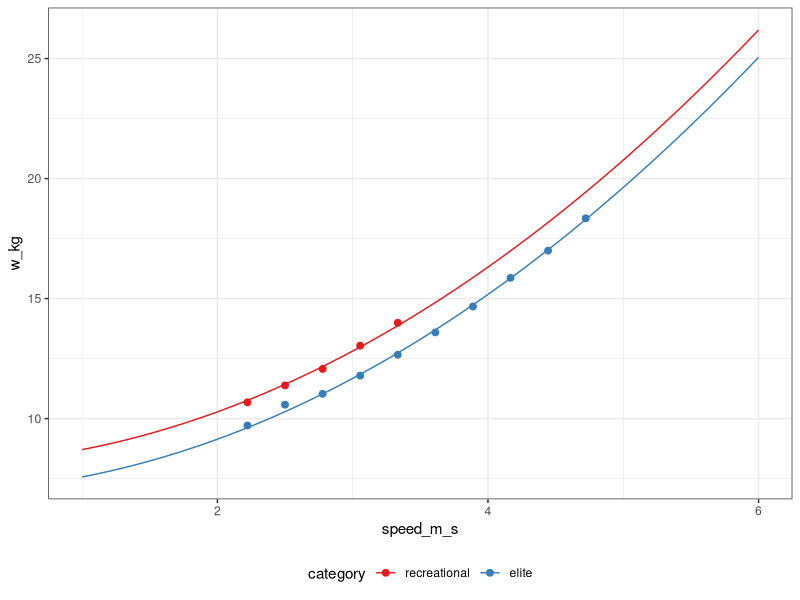
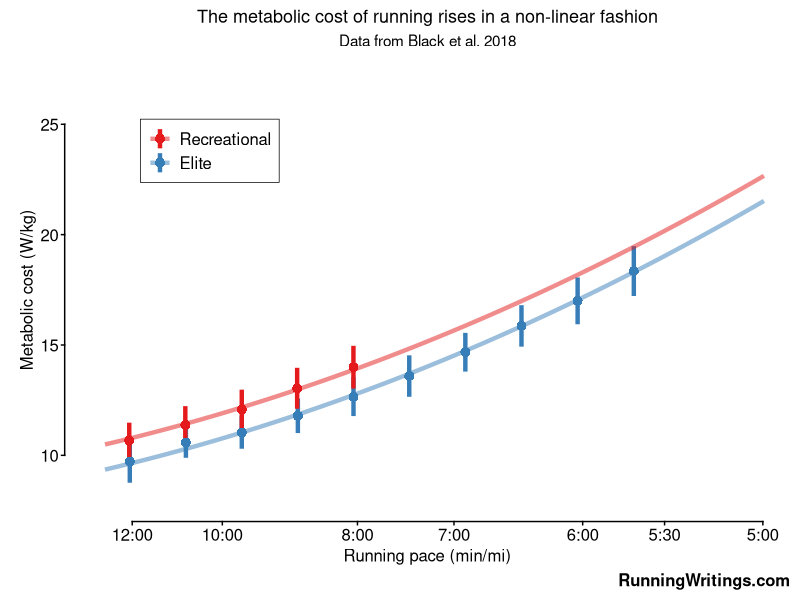
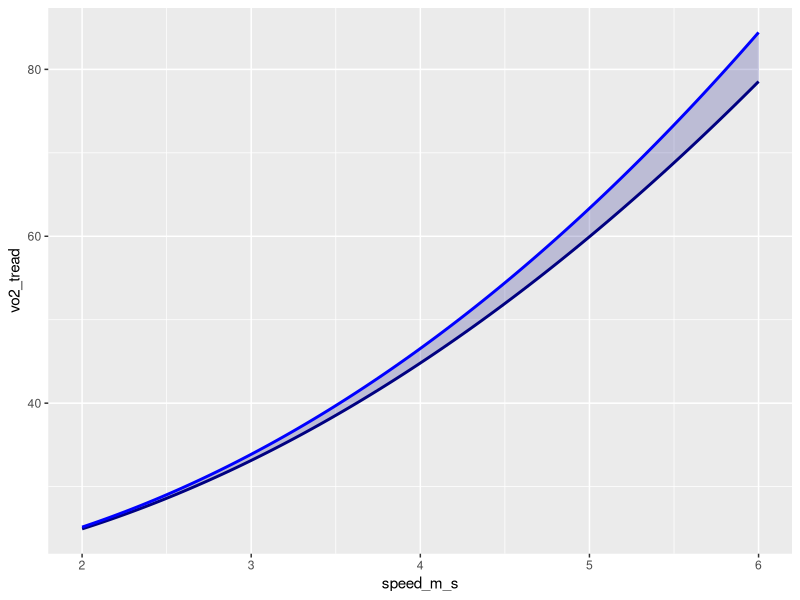
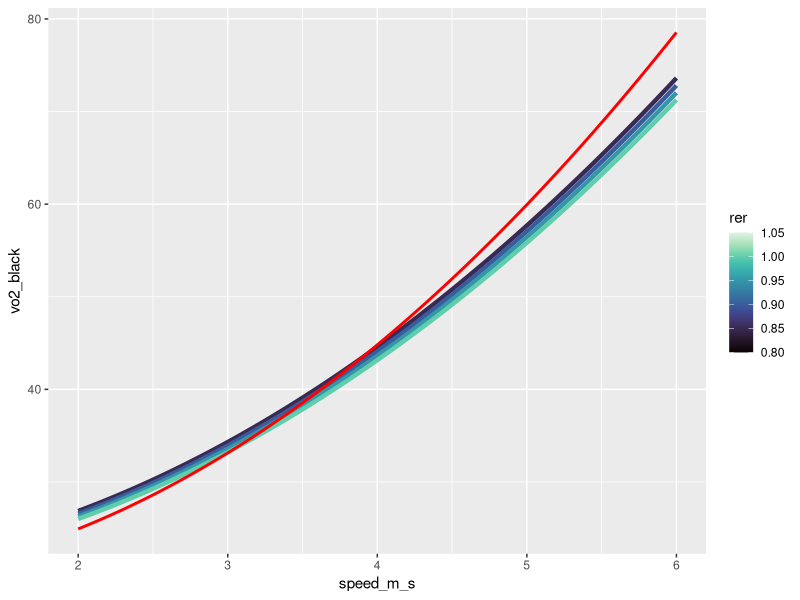
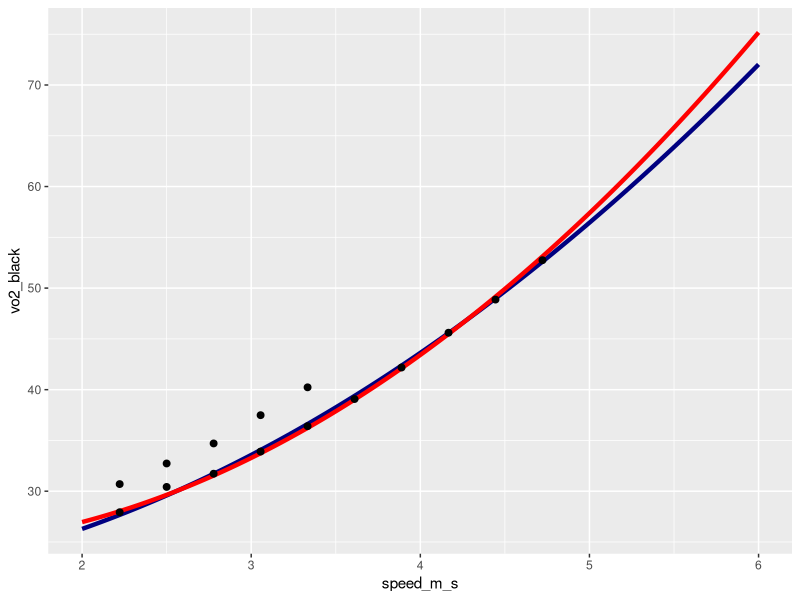
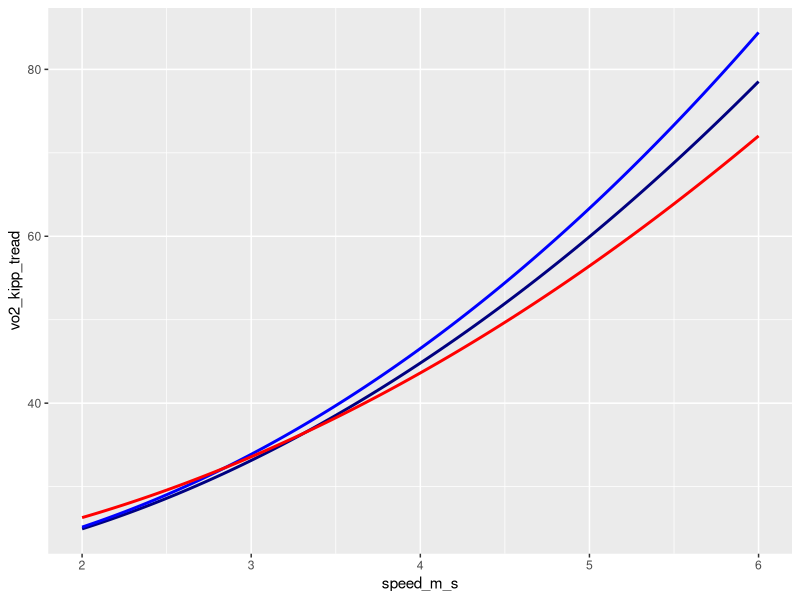
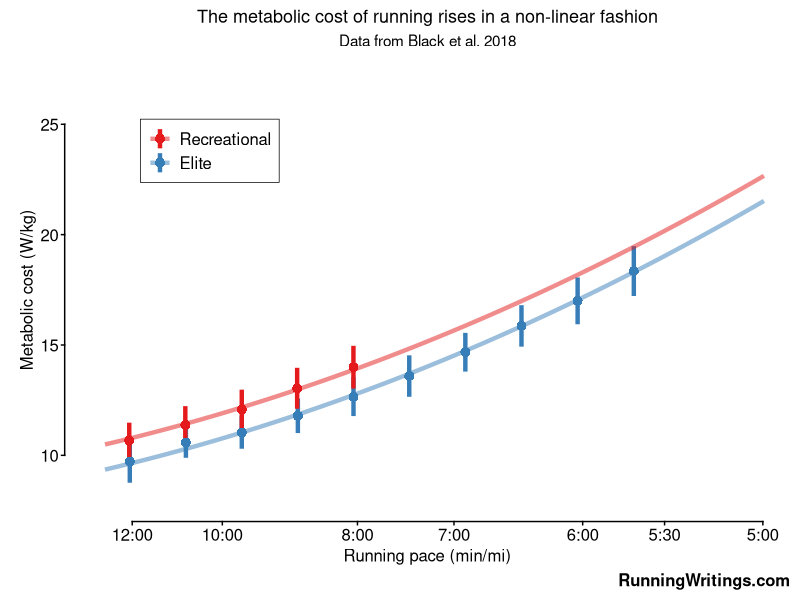

Generate these figures, in order, with R:
#Export black gam



library(mgcv)
library(tidyverse)
library(jsonlite)

n_total <- 24 + 68 #Total N in Black et al. 2018

#Black et al digitized data
df <- read_csv("black_data_all.csv", show_col_types = FALSE) %>%
  #Speed in m/s, Cr in J/kg/m
  mutate(speed_m_s = speed_kmh/3.6,
         energy_j_kg_m = energy_kcal_kg_km*4.184,
         category = factor(category, 
                           levels = c("recreational", "elite"))
  ) %>%
  #SD is average of +/-1 sd
  mutate(st_dev = 0.5*(energy_kcal_kg_km - sd_lower) + 0.5*(sd_upper - energy_kcal_kg_km),
         st_dev_joules = st_dev*4.184) %>%
  #Weights should be (1/variance) * (n_group / n_total), SD squared is variance 
  mutate(reg_weight = 1/(st_dev_joules**2)*n_group*n_total) %>%
  #normalize weights
  mutate(reg_weight = reg_weight/sum(reg_weight)) %>%
  #Energetic cost
  mutate(w_kg = energy_j_kg_m*speed_m_s,
         sd_w_kg = st_dev_joules*speed_m_s)

#Fit a raw polynomial so we can port coefs
poly_fit <- lm(w_kg ~ speed_m_s + I(speed_m_s^2) + category, 
               weights = reg_weight, 
               data = df)

summary(poly_fit)


df_pred <- expand.grid(category = factor(c("recreational", "elite")),
                       speed_m_s = seq(1,6,by=0.01))

df_pred$yhat_black <- predict(poly_fit, newdata = df_pred)



df %>%
  ggplot(aes(x=speed_m_s, y=w_kg, color=category)) + 
  geom_point(size=2) + 
  geom_line(aes(y=yhat_black), data=df_pred) + 
  scale_color_brewer(palette = "Set1") + 
  theme_bw() + 
  theme(legend.position = "bottom")

coef(poly_fit)




# ---------  Plto for blgo post


fnt <- 12
fnt_ax <- 12
fnt_title <- 13

#Axis ticks
tick_wd <- 0.08
arrow_lwd <- 0.4
ant_fnt <- 3.5
ax_lwd <- 0.5


ax_x_fnt <- 10


col_1 <- "#377eb8"
col_2 <- "#e41a1c"

lwd <- 1.5
alf <- 0.1

ant_sz <- 5


# Unify theme
theme_mee <-   theme(plot.title = element_text(hjust=0.5, size = fnt_title),
                     axis.line = element_line(color="black", linewidth=ax_lwd,
                                              lineend = "square"),
                     axis.ticks = element_line(color="black", linewidth=ax_lwd,
                                               lineend = "square"),
                     axis.ticks.length = unit(tick_wd, "cm"),
                     axis.text = element_text(color = "black", size = fnt),
                     axis.title = element_text(color = "black", size = fnt_ax),
                     plot.background = element_rect(fill="white", color="white"),
                     panel.grid = element_line(linewidth=0.25),
                     plot.caption = element_text(size = fnt, face = "bold"))





pt_sz <- 3
lwd_er <- 1.5
lwd_poly <- 1.5
alf_poly <- 0.5

jit_x <- 0.002
jit_seed <- 12345


#Pace breaks

mi_breaks <-c(12,10,8,7,6,5.5,5)
pace_breaks_mi <- 1/(mi_breaks*60/1609.344) #This is in m/s
mi_labs <- sprintf("%d:%02.0f", floor(mi_breaks), 60*(mi_breaks - floor(mi_breaks)))

x_limits <- c(1.9,5.5)
x_breaks <- pace_breaks_mi

y_limits <- c(7,28)
y_breaks <- seq(10,25,by=5)


leg_lwd <- 0.25


#Filter to amke axes lok nices
df_pred_plot <- df_pred %>% 
  filter(speed_m_s >= 2.1,
         speed_m_s <= 5.37) %>%
  mutate(cat_cap = ifelse(category == "recreational", "Recreational", "Elite"),
         cat_cap = factor(cat_cap, levels = c("Recreational", "Elite")))



poly_plot <- df %>%
  mutate(cat_cap = ifelse(category == "recreational", "Recreational", "Elite"),
         cat_cap = factor(cat_cap, levels = c("Recreational", "Elite"))) %>%
  ggplot(aes(x=speed_m_s, y=w_kg, color=cat_cap)) +
  geom_linerange(aes(ymin=w_kg-sd_w_kg, ymax=w_kg+sd_w_kg),
                 position = position_jitter(width=jit_x, height=0,seed=jit_seed),
                 linewidth = lwd_er) + 
  geom_point(size=pt_sz,
             pch = 16,
             position = position_jitter(width=jit_x, height=0,seed=jit_seed)) + 
  #Polynomial lines
  geom_line(aes(y=yhat_black), data=df_pred_plot,
            linewidth = lwd_poly, alpha = alf_poly) + 
  #Scales
  scale_color_brewer(palette = "Set1") + 
  guides(x = guide_axis(cap = "both"),
         y = guide_axis(cap = "both")) +
  scale_x_continuous(breaks = x_breaks, limits = x_limits,
                     name = "Running pace (min/mi)",
                     labels = mi_labs,
                     expand = c(0,0)) + 
  scale_y_continuous(breaks = y_breaks, limits = y_limits, 
                     name = "Metabolic cost (W/kg)",
                     expand = c(0,0)) + 
  ggtitle("The metabolic cost of running rises in a non-linear fashion",
          "Data from Black et al. 2018") + 
  labs(caption = "RunningWritings.com") + 
  theme_minimal() + 
  #theme_bw() + 
  theme_mee +
  theme(legend.position = "inside", 
        legend.position.inside = c(0.2,0.8),
        legend.background = element_rect(fill="white", color="black", linewidth = leg_lwd),
        legend.title = element_blank(),
        panel.grid.minor = element_blank(),
        panel.grid.major = element_blank(),
        plot.margin = unit(c(0.25, 0.25, 0.25, 0.5), "cm"),
        plot.subtitle = element_text(hjust=0.5),
        plot.caption.position = "plot",
        legend.text=element_text(size=fnt)) 



poly_plot


ggsave("09 - Metabolic cost of running - from Black et al.png",
       poly_plot, width = 2048, height = 1536, units="px")




# --------



# --- Kipchoge predictions

df_kipchoge <- data.frame(speed_m_s = seq(2,6,by=0.01), category = factor("elite"))
df_kipchoge$w_kg_black <- predict(poly_fit, newdata = df_kipchoge)


# --- Compare with Kipp data

#This constant is from 0.00354*Ap and they use Kipchoge
#58 kg and height = 1.71 m and Ap of 0.45

kipp_fn <- function(v) 1.7321*v^2 - 0.4538*v + 18.91 + 0.02724*v^3
kipp_tread_fn <- function(v) 1.7321*v^2 - 0.4538*v + 18.91
black_tread_fn <- function(v) 1.9128*v^2 - 3.2483*v + 25.806


#Calculated F_drag
Ap <-  0.45
bw_kg <- 58
bw_n <- bw_kg*9.8065 
air_density <- 1.225
Cd <- 0.9 #Drag coefficient

get_fdrag <- function(v) 0.5*air_density*v^2*Cd*Ap



#Given energetic expenditure and an RER

# energy in kJ 


# Use brockport constants to convert RER and EE in W/kg to VO2 in mL/kg/min

get_vo2 <- function(ee_w_kg, rer = 1.0){
  #Constants from Brockport 19XX
  fat_rq <- 0.7145
  fat_kj_l <- 19.8071
  carb_rq <- 1.00
  carb_kj_l <- 21.0956
  
  #Convert energt expenditure from W/kg to kJ/min
  ee_kj_min <- ee_w_kg*60/1000 
  
  #Get energy per L of O2 for this RER
  energy_per_l_o2 <- fat_kj_l+(carb_kj_l - fat_kj_l)*(rer-fat_rq)/(carb_rq - fat_rq)
  
  #Convert to VO2 in mL/kg/min
  vo2 <- ee_kj_min/energy_per_l_o2*1000
}


df_rer <- expand_grid(rer = seq(0.85,1.0,by=0.05),
                      speed_m_s = seq(2,6, by=0.01),
                      category = factor("elite"))

df_rer$ee_w_kg <- predict(poly_fit, newdata = df_rer)
df_rer$vo2_black <- get_vo2(df_rer$ee_w_kg, rer = df_rer$rer)

# Add kipp predictions

df_kipp <- data.frame(speed_m_s = seq(2,6,by=0.01))
df_kipp$vo2_tread <- kipp_tread_fn(df_kipp$speed_m_s)
df_kipp$vo2_air <- kipp_fn(df_kipp$speed_m_s)


# -- Plot Kipp
df_kipp %>%
  ggplot(aes(x=speed_m_s, y=vo2_tread)) +
  geom_ribbon(aes(ymin = vo2_tread, ymax = vo2_air), fill="navy", alpha = 0.2) + 
  geom_line(color = "navy", linewidth=1) + 
  geom_line(aes(y=vo2_air), color="blue", linewidth=1)




df_vo2 <- df %>%
  mutate(pred_vo2 = get_vo2(w_kg, rer=0.95))



library(viridis)

df_rer %>%
  ggplot(aes(x=speed_m_s, y=vo2_black, color = rer, group=rer)) + 
  geom_line(linewidth=1.5) + 
  geom_line(aes(x=speed_m_s, y=vo2_tread),inherit.aes=FALSE, data = df_kipp,
            color = "red", linewidth=1) + 
  scale_color_viridis(option = "mako", limits = c(0.8,1.05))



#Kipchoge - predict

df_kipchoge$vo2_kipp_tread <- kipp_tread_fn(df_kipchoge$speed_m_s)
df_kipchoge$vo2_kipp_air <- kipp_fn(df_kipchoge$speed_m_s)
df_kipchoge$vo2_black <- get_vo2(df_kipchoge$w_kg_black, rer=0.95)
df_kipchoge$vo2_black_kipp <- black_tread_fn(df_kipchoge$speed_m_s)






#Is my queawoitn working? _ YES, small differnces in data fit make big differnce with extrapolation

df_kipchoge %>%
  ggplot(aes(x=speed_m_s, y=vo2_black)) +
  geom_line(color = "navy", linewidth=1.5) + 
  geom_line(aes(y=vo2_black_kipp), color="red", linewidth=1.5) + 
  geom_point(aes(y=pred_vo2), data = df_vo2, size=2)




df_kipchoge %>%
  ggplot(aes(x=speed_m_s, y=vo2_kipp_tread)) +
  geom_line(color = "navy", linewidth=1) + 
  geom_line(aes(y=vo2_kipp_air), color="blue", linewidth=1)+
  geom_line(aes(y=vo2_black), color="red", linewidth=1)



























#Brockport

RER <- 0.85
fat_RQ <- 0.7145
fat_kj_l <- 19.8071
carb_RQ <- 1.00
carb_kj_l <- 21.0956

pct_carbs <- (RER - fat_RQ)/(1-fat_RQ)
pct_fat <- 1 - pct_carbs

pct_carbs
pct_fat


energy_kj <- 21.0956+19.8071








